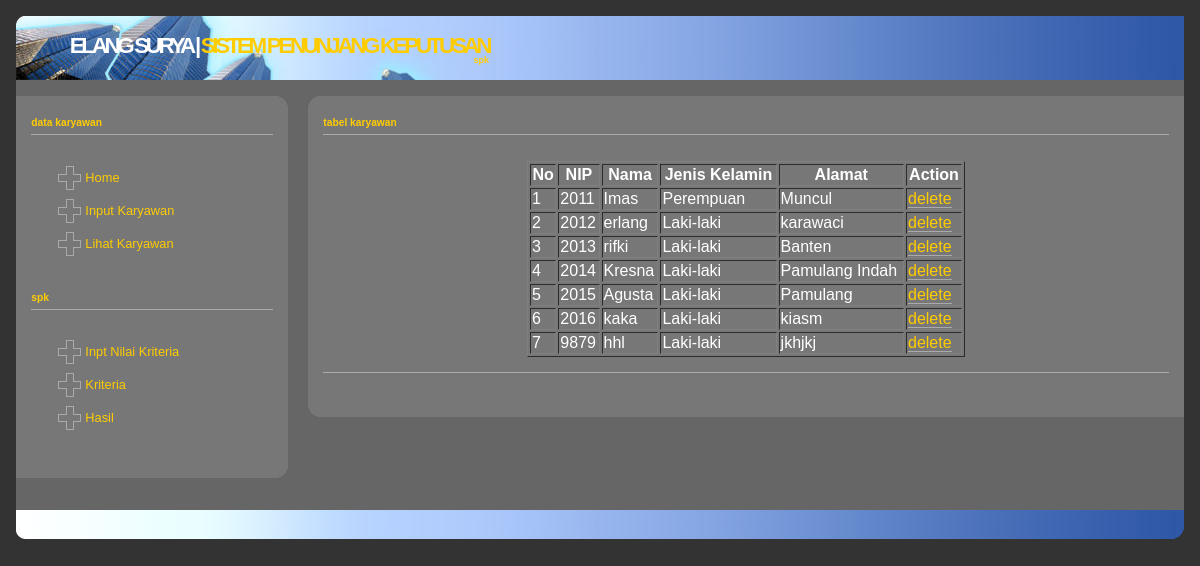
Page /karyawan.php on the committed database.
### tables this page shows
CREATE TABLE IF NOT EXISTS `karyawan` (
  `nip` varchar(15) NOT NULL,
  `nama` varchar(50) DEFAULT NULL,
  `jk` varchar(20) DEFAULT NULL,
  `alamat` text
);

### karyawan.php (the view, shortened to what this page needs)
<!DOCTYPE html>
<html xmlns="" xml:lang="en" lang="en-AU">
<head>
  <link rel="stylesheet" type="text/css" href="css/screen_yellow.css" media="screen, tv, projection" />
</head>
<body>
<div id="siteBox">
  <div id="header">
    <img src="images/corner_tl.gif" alt="corner" style="float:left;" />
    <span class="title">
      <span class="white">ELANG SURYA | </span>SISTEM PENUNJANG KEPUTUSAN
      <span class="subTitle">
      </span>
    </span>
  </div>
  <div id="content">
    <div id="contentLeft">
      <p>
        <span class="header">Data Karyawan</span>
      </p>
      <p>
        <a href="index.php" title="different colour scheme" class="menuItem">Home</a>
        <a href="input_karyawan.php" title="whole wack of art" class="menuItem">Input Karyawan</a>
        <a href="karyawan.php" title="design work" class="menuItem">Lihat Karyawan</a>
      </p>
      <p>
        <span class="header">SPK</span>
      </p>
      <p>
        <a href="kriteria_tambah.php" title="different colour scheme" class="menuItem">Inpt Nilai Kriteria</a>
        <a href="kriteria.php" title="different colour scheme" class="menuItem">Kriteria</a>
        <a href="hasil.php" title="different colour scheme" class="menuItem">Hasil</a>
      </p>
      <div class="bottomCorner">
        <img src="images/corner_sub_br.gif" alt="bottom corner" class="vBottom"/>
      </div>
    </div>
    <div id="contentRight">
      <p>
        <span class="header">Tabel Karyawan</span>
      </p>
  <center>
   <table border="1" width="50%">
   <thead>
       <tr>
          <th>No</th>
          <th>NIP</th>
          <th>Nama</th>
          <th>Jenis Kelamin</th>
          <th>Alamat</th>
          <th>Action</th>
       </tr>
  </thead>
       <tbody>
       <?php
include'koneksi.php';
$nomor = 0;
$tampil = mysqli_query($con,"select * from karyawan");
 while ($data = mysqli_fetch_array($tampil)) {
   ?>
       <tr>
       <td><?php echo $nomor=$nomor+1; ?></td>
         <td><?php echo $data['nip']; ?></td>
         <td><?php echo $data['nama']; ?></td>
         <td><?php echo $data['jk']; ?></td>
         <td><?php echo $data['alamat']; ?></td>
         <td><?php echo "<a href=delete.php?data=$data[nip]>delete</a>" ?></td>
       </tr>
 <?php } ?>
       </tbody>
   </table>
 </center>
      <p>
        <span class="header"></span>
      </p>
      <img src="images/corner_sub_bl.gif" alt="bottom corner" class="vBottom"/>
    </div>
  </div>
  <div id="footer">
    <div id="footerLeft">
   </div>
    <div id="footerRight">
    </div>
  </div>
</div>
</body>
</html>

### css/screen_yellow.css (style rules this page uses)
body { margin: 1em 1em 1em 1em; padding: 0px; font-family: verdana, sans-serif; font-size: 1.0em; background-color: #333; }
#siteBox { float: left; width: 100%; color: #FFF; }
#header { float: left; width: 100%; height: 4em; background: #25509F url(../images/hdr.jpg) no-repeat bottom left; }
.title { float: left; padding: 1em 30px 0 2em; font-size: 1.4em; font-weight: bold; text-transform: uppercase; text-align: right; line-height: 0.75em; letter-spacing: -0.15em; color: #FC0; }
.subTitle { display: block; font-size: 0.4em; text-transform: lowercase; line-height: 1.2em; letter-spacing: 0.01em; }
#content { float: left; width: 100%; padding: 1em 0 1em 0; background-color: #666; }
#contentLeft { float: left; width: 23.3%; margin-bottom: 1em; background: #777 url(../images/corner_sub_tr.gif) no-repeat top right; }
#contentRight { float: right; width: 75%; background: #777 url(../images/corner_sub_tl.gif) no-repeat top left; }
#content p { margin: 1.2em 1.2em 2em 1.2em; font-size: 0.8em; line-height: 1.8em; }
#content a { text-decoration: none; color: #FC0; border-bottom: 1px solid #AAA; }
.header, .subHeader { display: block; clear: both; font-weight: bold; font-size: 0.8em; text-transform: lowercase; color: #FC0; border-bottom: 1px solid #AAA; }
#content a.menuItem { display: block; padding: 5px 0 5px 54px; background: url(../images/icn_plus.gif) no-repeat center left; border: 0px; }
#footer { float: left; width: 100%; height: 3em; margin-bottom: 1em !important; margin-bottom: 0; font-size: 0.6em; text-transform: lowercase; line-height: 2.6em; color: #0AD; background: #25509F url(../images/hdr.jpg) repeat-y top left; }
#footerLeft { float: left; width: 60%; height: 3em; text-align: left; background: url(../images/corner_bl.gif) no-repeat bottom left; }
#footerRight { float: right; width: 35%; height: 3em; text-align: right; background: url(../images/corner_br.gif) no-repeat bottom right; }
.white { color: #FFF; }
.bottomCorner { text-align: right; }
.vBottom { vertical-align: bottom; }

### rows in the picture
karyawan: nip "2011", nama "Imas", jk "Perempuan", alamat "Muncul"
karyawan: nomor "2", nip "2012", nama "erlang", jk "Laki-laki", alamat "karawaci"
karyawan: nomor "3", nip "2013", nama "rifki", jk "Laki-laki", alamat "Banten"
karyawan: nomor "4", nip "2014", nama "Kresna", jk "Laki-laki", alamat "Pamulang Indah"
karyawan: nomor "5", nip "2015", nama "Agusta", jk "Laki-laki", alamat "Pamulang"
karyawan: nomor "6", nip "2016", nama "kaka", jk "Laki-laki", alamat "kiasm"
karyawan: nomor "7", nip "9879", nama "hhl", jk "Laki-laki", alamat "jkhjkj"
